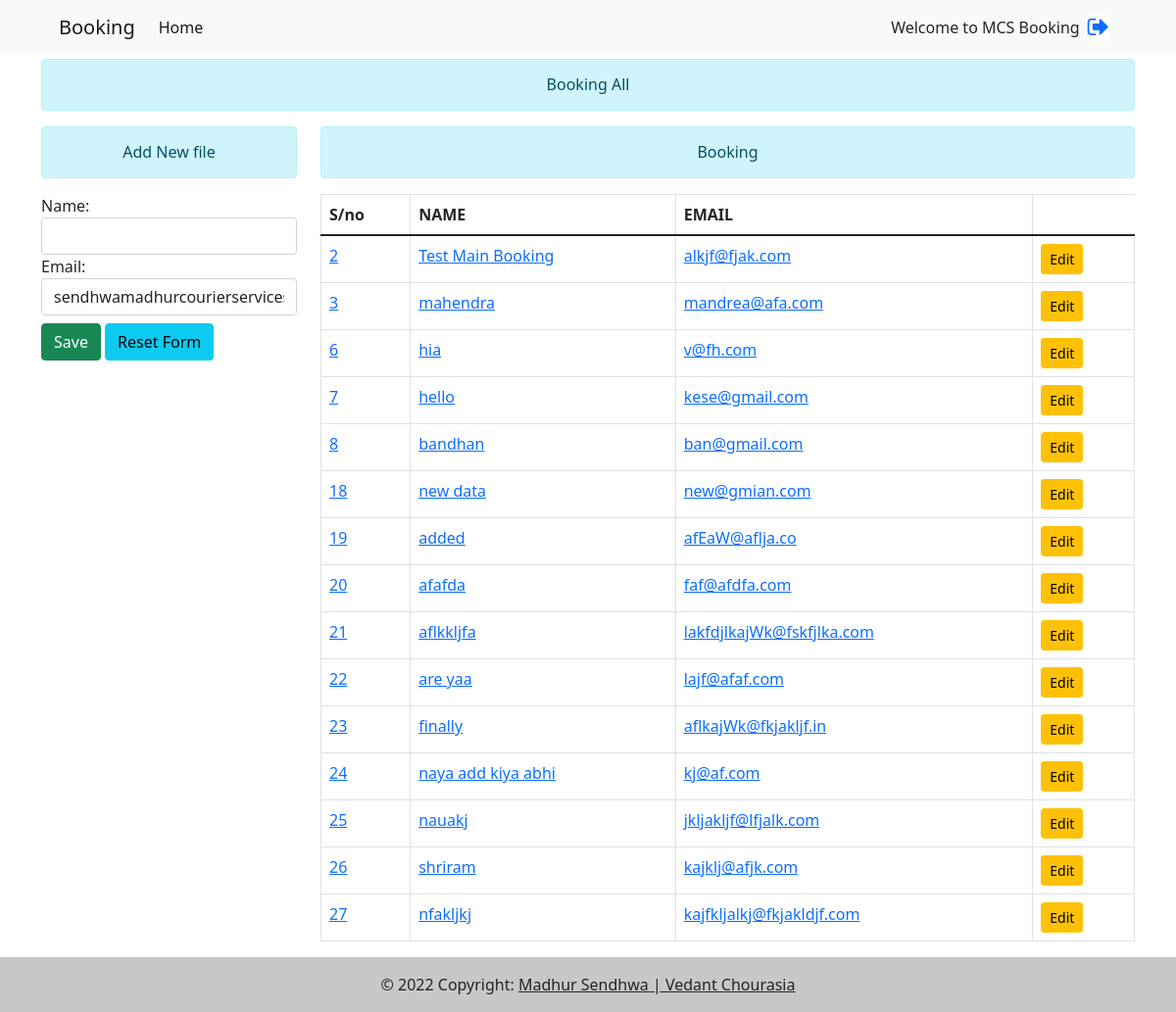
The app's page / (signed in), older data.
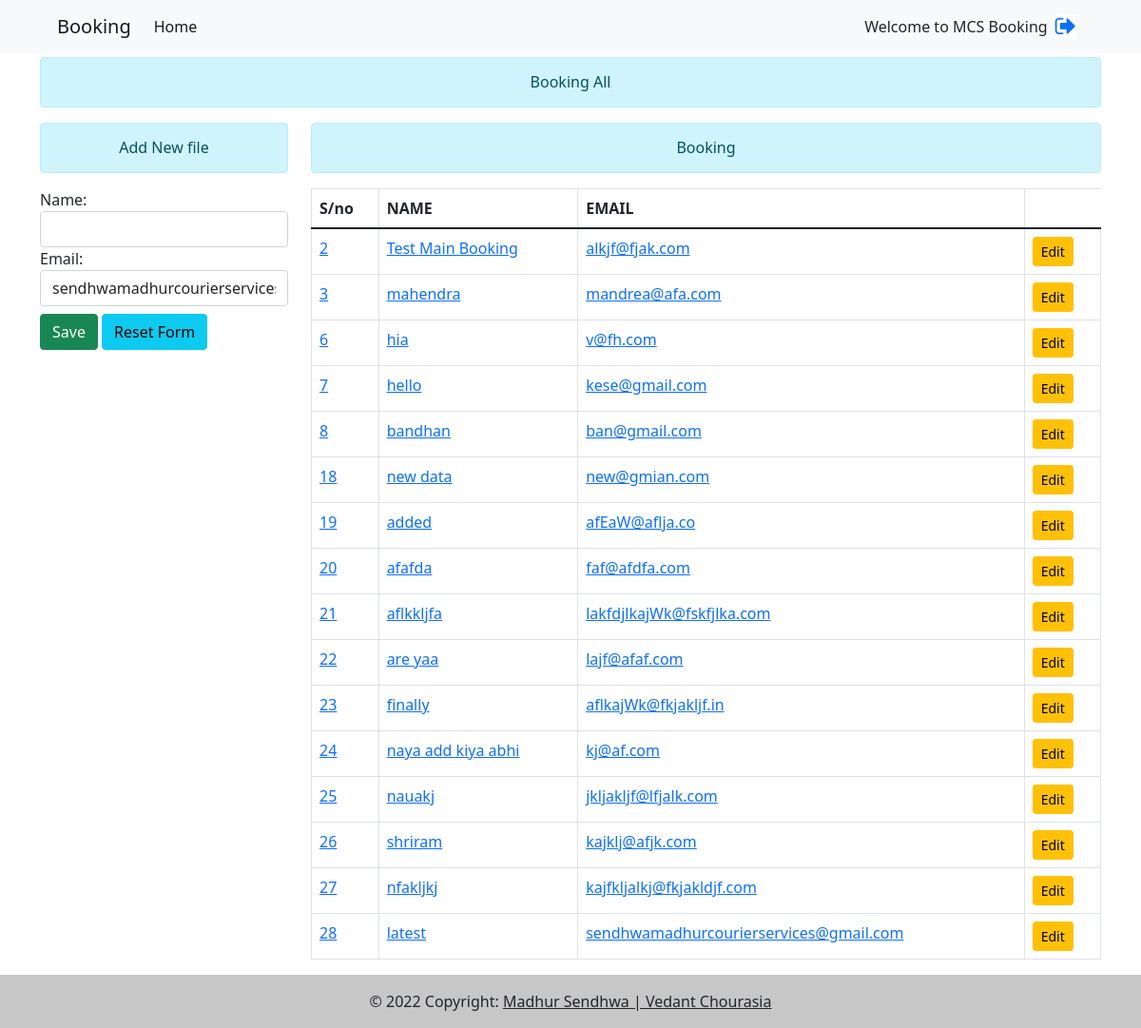
The same page, newer data.
### app/models.py (models this page shows, shortened)
class Bookings(models.Model):
    name = models.CharField(unique=True,max_length=70)
    email = models.EmailField(max_length=100,default='sendhwamadhurcourierservices@gmail.com')
    s_no = models.IntegerField(default=0)

### app/views.py (the view)
# urls.py: path('', views.index,name="index"),
@login_required
def index(request):
    data = Bookings.objects.all()
    form = BookingRegistration()
    return render(request,"app/index.html",{'form':form,'data':data})

### app/forms.py
class BookingRegistration(forms.ModelForm):
    class Meta:
        model = Bookings
        fields = ['name','email']
        widgets = {
            'name':forms.TextInput(attrs={'class':'form-control','id':'booknameid'}),
            'email':forms.TextInput(attrs={'class':'form-control','id':'bookemailid','placeholder':'sendhwamadhurcourierservices@gmail.com'}),
        }

### app/templates/app/index.html (shortened to what this page needs)
{% extends "app/base.html" %}
{% load static %}
{% block headname %}
    Booking All
{% endblock %}
{% block addbook %}
<h6 class="text-center alert alert-info">Add New file</h6>
<form action="" method="post" id="bookform">
   {{form}}
    <input type="button" class="btn btn-success my-2" id="bookbtnsave" value="Save">
    <button type="reset" class="btn btn-info my-2">Reset Form</button>
</form>
{% endblock %}
{% block book %}
<h6 class="text-center alert alert-info">Booking</h6>
<table class="table table-bordered table-condensed table-hover">
    <thead>
        <tr>
            <th scope="col">S/no</th>
            <th scope="col">NAME</th>
            <th scope="col">EMAIL</th>
        </tr>
    </thead>
    <tbody id="booktbody">
        {% for dat in data %}
        <tr class="table-row" style="cursor: pointer;">
            <td> <a href="{% url 'home' dat.id %}"> {{dat.id}}</a></td>
            <td><a href="{% url 'home' dat.id %}">{{dat.name}}</a></td>
            <td><a href="{% url 'home' dat.id %}">{{dat.email}}</a></td>
            <td>
                <input type="button" value="Edit" class="btn btn-warning btn-sm btn-edit-book" data-sid={{dat.id}}>
            </td>
        </tr>
        {% endfor %}
    </tbody>
</table>
{% endblock %}

### app/templates/app/base.html (shortened to what this page needs)
{% load static %}
<!DOCTYPE html>
<html lang="en">
<head>
    <link rel="stylesheet" href="{% static 'css/bootstrap.css' %}">
    <link rel="stylesheet" href="https://cdnjs.cloudflare.com/ajax/libs/font-awesome/4.7.0/css/font-awesome.min.css">
    <nav class="navbar navbar-expand-lg navbar-light bg-light">
        <div class="container-fluid mx-5">
          <a class="navbar-brand" href="{% url 'index' %}">Booking</a>
          <div class="collapse navbar-collapse" id="navbarSupportedContent">
            <ul class="navbar-nav me-auto mb-2 mb-lg-0">
              <li class="nav-item">
                <a class="nav-link active" aria-current="page" href="{% url 'index' %}">Home</a>
              </li>
            </ul>
            <form class="d-flex">
              {% block navbar %}
                Welcome to MCS Booking
              {% endblock %}
            </form>
            <span style="background-color: white;" class="mx-2" > <a href="{% url 'logout' %}"> <i class="fa fa-sign-out" style="font-size:24px"></i> </a></span>
          </div>
        </div>
      </nav>
</head>
<body>
    <div class="container mt-1">
        <h6 class="text-center alert alert-info">
            {% block headname %} {% endblock %}
        </h6>
        <div class="row">
            <div class="col-sm-3">
                {% block addbook %}{% endblock %}
            </div>
            <div class="col-sm-9">
                {% block book %}{% endblock %}
            </div>
        </div>
    </div>
</body>
<footer class="bg-light text-center text-lg-start">
  <div class="text-center p-3" style="background-color: rgba(0, 0, 0, 0.2);">
    © 2022 Copyright:
    <a class="text-dark" href="">Madhur Sendhwa | Vedant Chourasia</a>
  </div>
</footer>
</html>

Row changes from the older to the newer data that the page shows:
added Bookings: id "28", name "latest", email "sendhwamadhurcourierservices@gmail.com"
